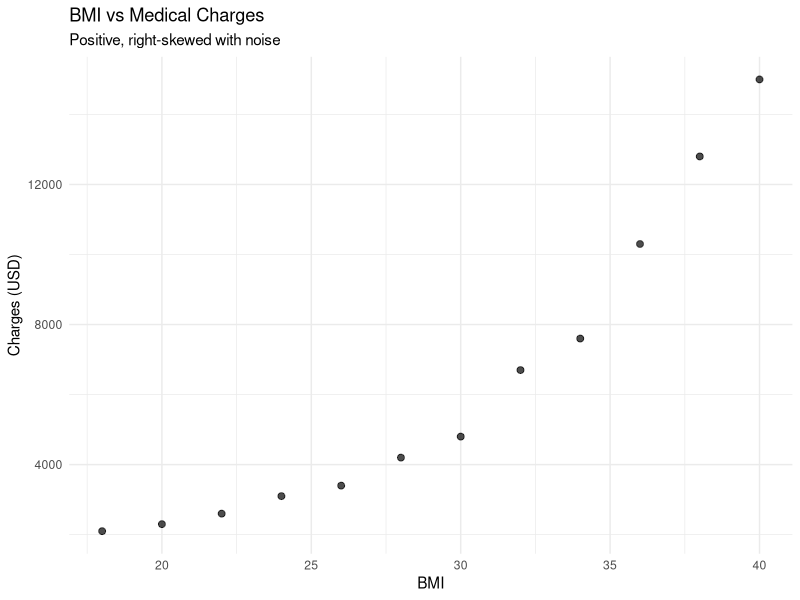

Write the R code that produced this figure.
library(tidyverse)

# BMI vs Charges
df <- data.frame(
  BMI = c(18, 20, 22, 24, 26, 28, 30, 32, 34, 36, 38, 40),
  Charges = c(2100, 2300, 2600, 3100, 3400,   
              4200, 4800, 6700, 7600, 10300,  
              12800, 15000)                   
)

# Scatter plot
ggplot(df, aes(BMI, Charges)) +
  geom_point(size = 2, alpha = 0.7) +
  labs(title = "BMI vs Medical Charges",
       subtitle = "Positive, right-skewed with noise",
       x = "BMI", y = "Charges (USD)") +
  theme_minimal()


